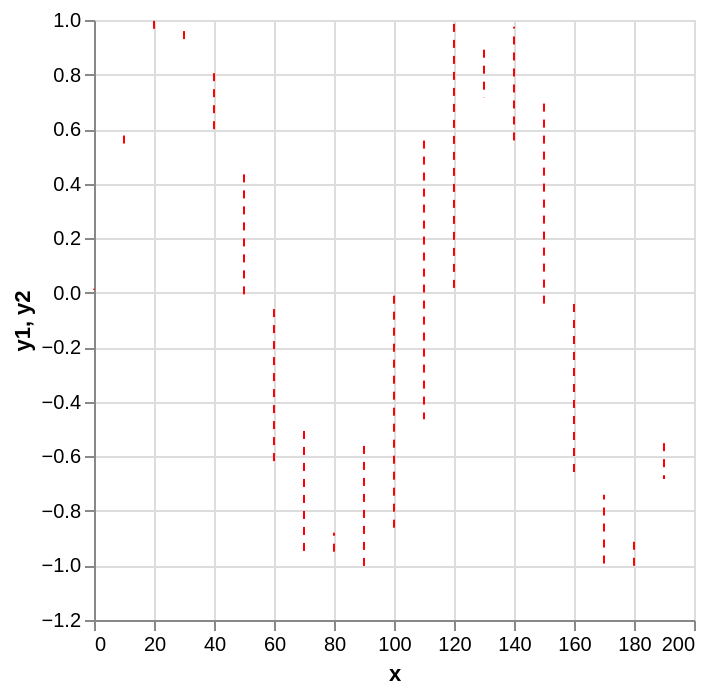

The code cell stored with this chart in its notebook:
### Code cell
rules = (
    alt.Chart(rule_df)
    .mark_rule(color="red", strokeDash=[4, 4])
    .encode(x="x:Q", y="y1:Q", y2="y2:Q")
)
rules

### Figure 1 — Vega-Lite specification as saved in the notebook (floating-point values rounded to 4 significant figures)
{"config": {"view": {"continuousWidth": 300, "continuousHeight": 300}}, "data": {"name": "data-568875c97a5fdbdbfdb69cbb1ca77dda"}, "mark": {"type": "rule", "color": "red", "strokeDash": [4, 4]}, "encoding": {"x": {"field": "x", "type": "quantitative"}, "y": {"field": "y1", "type": "quantitative"}, "y2": {"field": "y2"}}, "$schema": "https://vega.github.io/schema/vega-lite/v6.4.1.json", "datasets": {"data-568875c97a5fdbdbfdb69cbb1ca77dda": [{"x": 0, "y1": 0.0149, "y2": 0.01073}, {"x": 10, "y1": 0.5764, "y2": 0.5209}, {"x": 20, "y1": 0.997, "y2": 0.9398}, {"x": 30, "y1": 0.93, "y2": 0.978}, {"x": 40, "y1": 0.5997, "y2": 0.8333}, {"x": 50, "y1": -0.006064, "y2": 0.443}, {"x": 60, "y1": -0.6174, "y2": -0.0542}, {"x": 70, "y1": -0.9468, "y2": -0.4832}, {"x": 80, "y1": -0.9495, "y2": -0.8797}, {"x": 90, "y1": -0.5616, "y2": -1.005}, {"x": 100, "y1": -0.01089, "y2": -0.8681}, {"x": 110, "y1": 0.558, "y2": -0.464}, {"x": 120, "y1": 0.9858, "y2": 0.00291}, {"x": 130, "y1": 0.8911, "y2": 0.7137}, {"x": 140, "y1": 0.5583, "y2": 0.9751}, {"x": 150, "y1": -0.03983, "y2": 0.695}, {"x": 160, "y1": -0.6571, "y2": -0.02418}, {"x": 170, "y1": -0.993, "y2": -0.7406}, {"x": 180, "y1": -0.9132, "y2": -1.023}, {"x": 190, "y1": -0.5516, "y2": -0.6832}]}}
